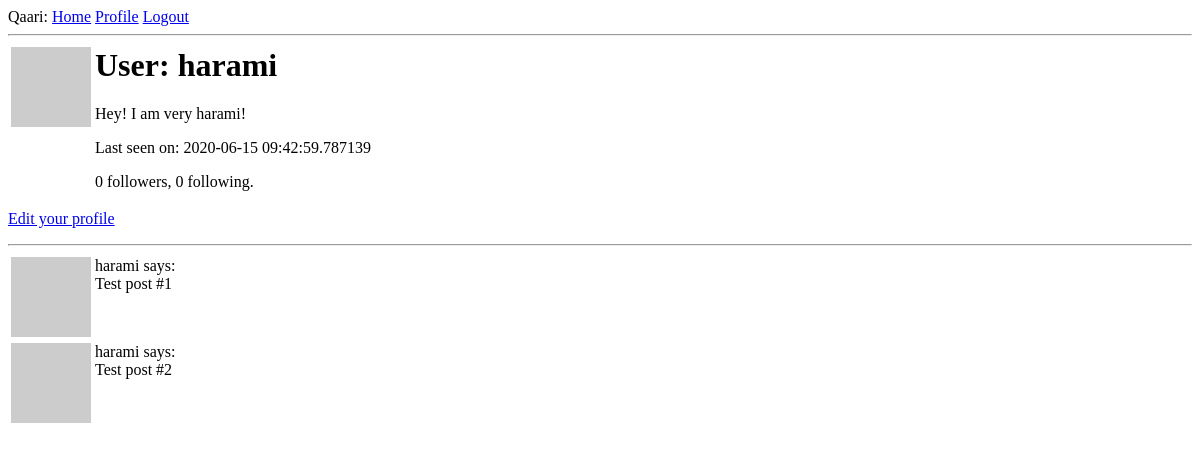
The page /user/harami (signed in) on the database as committed earlier.
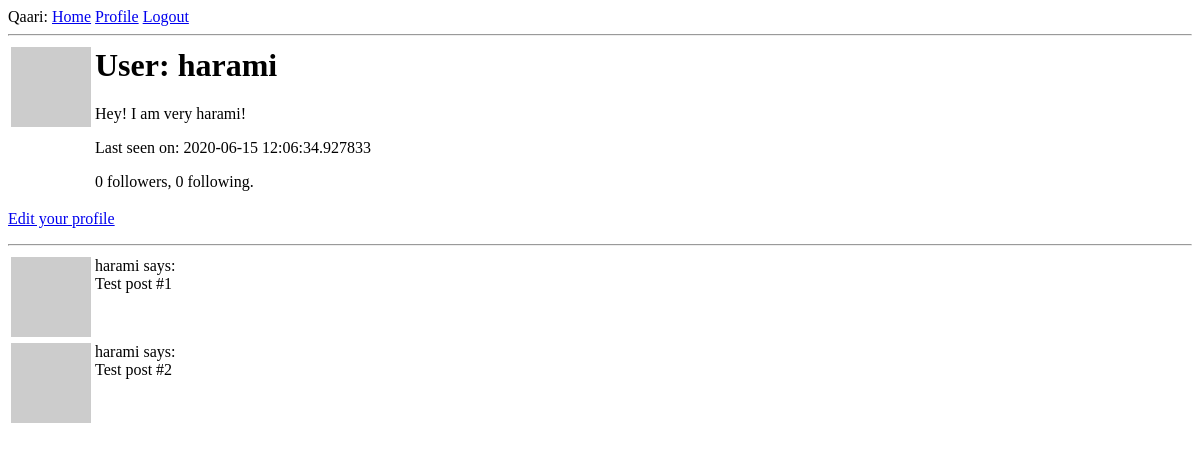
The same page on the database as committed later.
### app/models.py (models this page shows, shortened)
class User(UserMixin, db.Model):
    id = db.Column(db.Integer, primary_key=True)
    username = db.Column(db.String(64), index=True, unique=True)
    email = db.Column(db.String(120), index=True, unique=True)
    password_hash = db.Column(db.String(128))
    about_me = db.Column(db.String(140))
    last_seem = db.Column(db.DateTime, default=datetime.utcnow)
    posts = db.relationship('Post', backref='author', lazy='dynamic')
    followed = db.relationship(
        'User', secondary=followers,
        primaryjoin=(followers.c.follower_id == id),
        secondaryjoin=(followers.c.followed_id == id),
        backref=db.backref('followers', lazy='dynamic'), lazy='dynamic')
    def avatar(self, size):
        digest = md5(self.email.lower().encode('utf-8')).hexdigest()
        return 'https://www.gravatar.com/avatar/{}?d=identicon&s={}'.format(
            digest, size)

### app/routes.py (the view)
@app.route('/user/<username>')
@login_required
def user(username):
    user = User.query.filter_by(username=username).first_or_404()
    posts = [
        {'author': user, 'body': 'Test post #1'},
        {'author': user, 'body': 'Test post #2'}
    ]
    form = EmptyForm()
    return render_template('user.html', user=user, posts=posts, form=form)

### app/models.py (called while the page is built)
@login.user_loader
def load_user(id):
    return User.query.get(int(id))

### app/routes.py (called while the page is built)
@app.before_request
def before_request():
    if current_user.is_authenticated:
        current_user.last_seem = datetime.utcnow()
        db.session.commit()

### app/templates/user.html (shortened to what this page needs)
{% extends "base.html" %}
{% block content %}
    <table>
        <tr valign='top'>
            <td><img src="{{ user.avatar(128) }}"</td>
            <td><h1>User: {{ user.username }}</h1>
                {% if user.about_me %}<p>{{ user.about_me }}</p>{% endif %}
                {% if user.last_seem %}<p> Last seen on: {{ user.last_seem }}</p>{% endif %}
                <p>{{ user.followers.count() }} followers, {{ user.followed.count() }} following.</p>
            </td>
        </tr>
    </table>
    {% if user == current_user %}
    <p><a href="{{ url_for('edit_profile') }}">Edit your profile</a></p>
    {% endif %}
    <hr>
    {% for post in posts %}
        {% include '_post.html' %}
    {% endfor %}
{% endblock %}

### app/templates/base.html (shortened to what this page needs)
<html>
    <head>
    </head>
    <body>
        <div>
            Qaari:
            <a href="{{ url_for('index') }}">Home</a>
            {% if current_user.is_anonymous %}
            <a href="{{ url_for('login') }}">Login</a>
            {% else %}
            <a href="{{ url_for('user', username=current_user.username) }}">Profile</a>
            <a href="{{ url_for('logout') }}">Logout</a>
            {% endif %}
        </div>
        <hr>
        {% block content %}{% endblock %}
    </body>
</html>

### app/templates/_post.html
<table>
    <tr valign='top'>
        <td><img src="{{ post.author.avatar(36) }}"</td>
        <td>{{ post.author.username }} says: <br>{{ post.body }}<td>
    </tr>
</table>

Rows that differ between the two databases and show on the page:
changed User "harami": last_seem "2020-06-15 09:42:59.787139" → "2020-06-15 12:06:34.927833"
